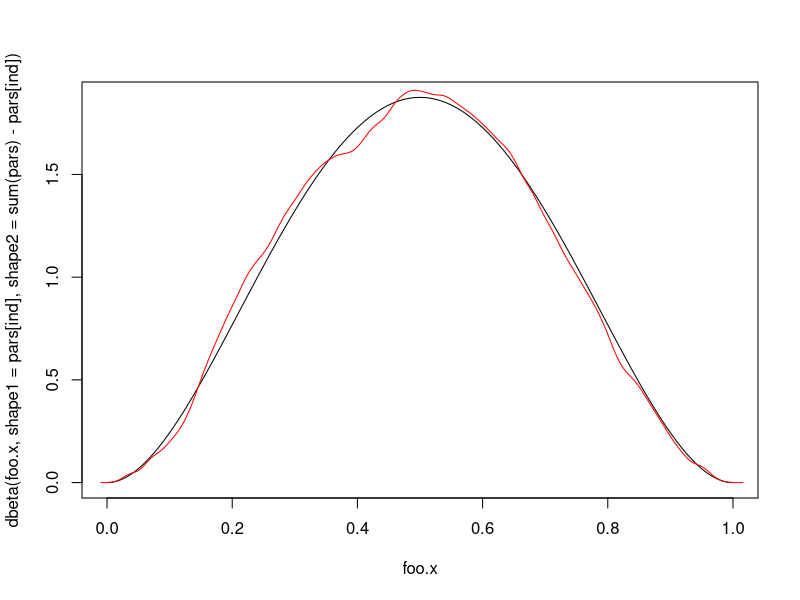

The R source for this figure:
################################
###Mirrored Langevin Algorithm 
#################################
set.seed(123)
###Parmeters of dirichlet posterior
d = 2
nl = rep(3,d)
al= rep(0, d)
pars = nl+al

grad.h = function(x)
{
  rtn = log(x)- log( 1 - sum(x))
  return(rtn)
}

grad.w = function(y)
{
  a0 = sum(pars)
  pars.sub = pars[1:(d-1)]
  rtn = a0*(exp(y)/(1 + sum(exp(y)))) - pars.sub
  return(rtn)
}

grad.hstar = function(y)
{
  rtn = exp(y)/( 1 + sum(exp(y)))
  return(rtn)
}


MLD = function(x0, dt, N)
{
  x = matrix(0 , nrow = N, ncol = d-1) 
  y = matrix(0 , nrow = N , ncol = d-1)
  x[1, ] = x0[-d]
  for( i in 2: N) 
  {
    v = rnorm(d-1)
    y[(i-1), ] = grad.h(x[(i-1), ]) 
    y[i, ] = y[(i-1),  ] - dt*grad.w(y[(i-1), ]) + v*sqrt(2 *dt)
    x[i,] = grad.hstar(y[i, ])
    
  }
  x = cbind( x, 1-x)
  return(x)
}







x0 = rep(1/d, d)
#x0 = c(0.1,0.9)
dt = 1e-3
N <- 1e6
try = MLD(x0, dt= dt,N=N)
ind = 1
foo.x = seq(0,1, length.out = 1e3)
plot(foo.x , dbeta(foo.x , shape1 = pars[ind],shape2 = sum(pars) - pars[ind]), type ='l')
lines(density(try[,ind]), col = 'red')

